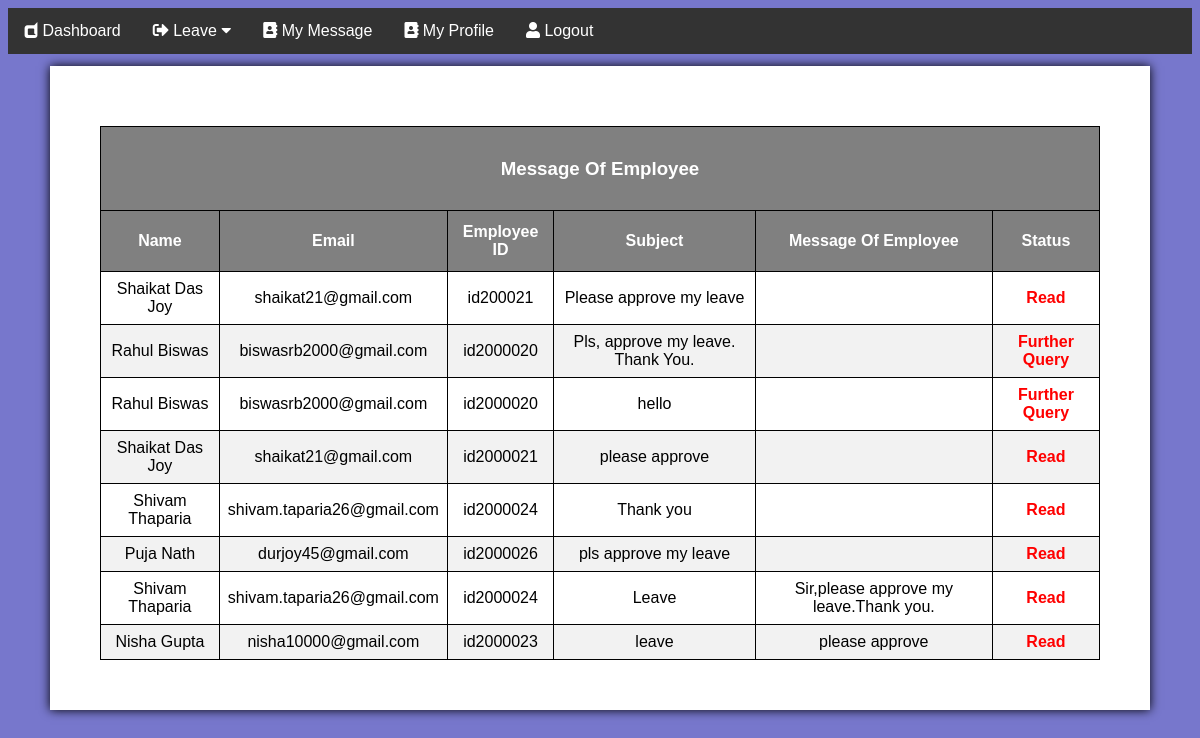
The app's page /employee/mymsg.php with its own data.
### tables this page shows
CREATE TABLE `contact` (
  `id` int(120) NOT NULL,
  `name` varchar(120) NOT NULL,
  `email` varchar(120) NOT NULL,
  `emp` varchar(120) NOT NULL,
  `username` varchar(120) NOT NULL,
  `subject` varchar(1000) NOT NULL,
  `content` varchar(1000) NOT NULL,
  `status` varchar(20) NOT NULL
);

### employee/mymsg.php (the view, shortened to what this page needs)
<!DOCTYPE html>
<html>
<link rel="stylesheet" href="https://cdnjs.cloudflare.com/ajax/libs/font-awesome/5.12.1/css/all.min.css">
<link href="style.css" rel="stylesheet" type="text/css">
<head>
</head>
<body>
<div class="navbar" id="mynavbar">
  <a href="empdashboard.php"><i class="fab fa-dashcube"></i> Dashboard</a>
  <div class="dropdown">
    <button class="dropbtn"><i class="fas fa-sign-out-alt"></i> Leave
      <i class="fa fa-caret-down"></i>
    </button>
  </div>
  <a href="mymsg.php"><i class="fas fa-address-book"></i> My Message</a>
  <a href="emprofile.php?"><i class="fas fa-address-book"></i> My Profile</a>
  <a href="logout.php"> <i class="fas fa-user"></i>  Logout</a>
</div>
<div class="box">
<table id="customers">
    <tr>
    <th style='text-align:center' colspan="7"><h3>Message Of Employee</h3></th>
    </tr>
  <tr>
    <th style='text-align:center'>Name</th>
    <th style='text-align:center'>Email</th>
    <th style='text-align:center'>Employee ID</th>
    <th style='text-align:center'>Subject</th>
    <th style='text-align:center'>Message Of Employee</th>
    <th style='text-align:center'>Status</th>
  </tr>
  <?php
$connection = mysqli_connect("localhost","root","");
$res = mysqli_query($connection,"select * from contact where username='$_SESSION[username]'");
while($result = mysqli_fetch_array($res)){
      echo"
      <tr>
      <td style='text-align:center'>" .$result['name']. "</td>
      <td style='text-align:center'>" .$result['email']. "</td>
      <td style='text-align:center'>" .$result['emp']. "</td>
      <b><td style='text-align:center'>" .$result['subject']. "</td></b>
      <td style='text-align:center'>" .$result['content']. "</td>
      <td style='text-align:center;color:red'><b>" .$result['status']. "</b></td>
     </tr>
      ";
  }
 ?>
</table>
  </div>
</body>
</html>

### employee/style.css (style rules this page uses)
body { font-family: Arial, Helvetica, sans-serif; background-color:#77c; }
.navbar { overflow: hidden; background-color: #333; }
.navbar a { float: left; font-size: 16px; color: white; text-align: center; padding: 14px 16px; text-decoration: none; }
.dropdown { float: left; overflow: hidden; }
.dropdown .dropbtn { font-size: 16px; border: none; outline: none; color: white; padding: 14px 16px; background-color: inherit; font-family: inherit; margin: 0; }

### employee/mymsg.php (style rules this page uses)
.box { width:1000px; padding: 50px; background: white; margin: 150px auto; box-shadow: 0 0 10px; position: relative; margin-top: 1%; margin-bottom: 1%; }
#customers { font-family: "Trebuchet MS", Arial, Helvetica, sans-serif; border-collapse: collapse; width: 100%; margin-top: 1%; }
#customers td, #customers th { border: 1px solid black; padding: 8px; }
#customers tr:nth-child(even) { background-color: #f2f2f2; }
#customers th { padding-top: 12px; padding-bottom: 12px; text-align: left; background-color: grey; color: white; }

### records on screen
contact: name "Shaikat Das Joy", email "shaikat21@gmail.com", emp "id200021", subject "Please approve my leave", status "Read"
contact: name "Rahul Biswas", email "biswasrb2000@gmail.com", emp "id2000020", subject "Pls, approve my leave. Thank You.", status "Further Query"
contact: name "Rahul Biswas", email "biswasrb2000@gmail.com", emp "id2000020", subject "hello", status "Further Query"
contact: name "Shaikat Das Joy", email "shaikat21@gmail.com", emp "id2000021", subject "please approve", status "Read"
contact: name "Shivam Thaparia", email "shivam.taparia26@gmail.com", emp "id2000024", subject "Thank you", status "Read"
contact: name "Puja Nath", email "durjoy45@gmail.com", emp "id2000026", subject "pls approve my leave", status "Read"
contact: name "Shivam Thaparia", email "shivam.taparia26@gmail.com", emp "id2000024", subject "Leave", content "Sir,please approve my leave.Thank you.", status "Read"
contact: name "Nisha Gupta", email "nisha10000@gmail.com", emp "id2000023", subject "leave", content "please approve", status "Read"
